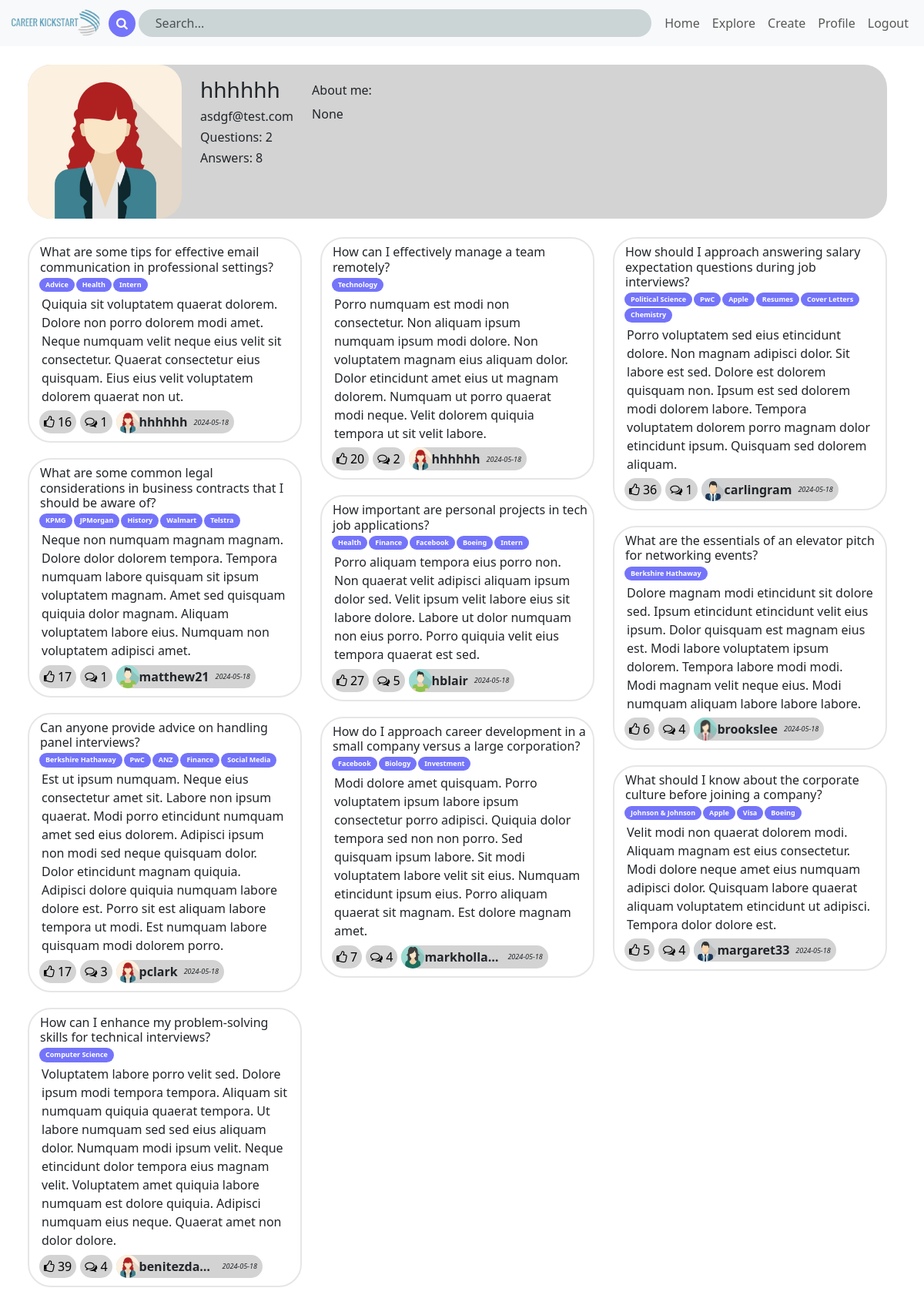
Page /profilepage/hhhhhh (signed in) on the committed database.
### app/models.py (models this page shows, shortened)
class User(UserMixin, db.Model):
    __tablename__ = 'users'
    id = db.Column(db.Integer, primary_key=True, autoincrement=True)
    username = db.Column(db.String(30), unique=True)
    email = db.Column(db.String(100), unique=True)
    password_hash = db.Column(db.String(128))
    profile_pic = db.Column(db.String(12))
    about_me = db.Column(db.String(200), nullable=True)
    user_questions = db.relationship('Question', back_populates='user', lazy=True)
    user_answers = db.relationship('Answer', back_populates='user', lazy=True)
    def to_dict_pfp(self):
        numQ = Question.query.filter_by(user_id=self.id).count()
        numA = Answer.query.filter_by(user_id=self.id).count()
        return {'id':str(self.id),'username':self.username, 'email':self.email, 'aboutme':self.about_me, 'numQ':numQ, 'numA':numA, 'pfp':self.profile_pic}

class Question(db.Model):
    __tablename__ = 'questions'
    question_id = db.Column(db.Integer, primary_key=True, autoincrement=True)
    user_id = db.Column(db.Integer, db.ForeignKey('users.id'), nullable=False)
    title = db.Column(db.String(100), nullable=False)
    description = db.Column(db.String(2000), nullable=False)
    date_created = db.Column(db.DateTime, default=func.now())
    likes = db.Column(db.Integer)
    comments = db.Column(db.Integer)
    user = db.relationship('User', back_populates='user_questions')
    tags = db.relationship('Question_Tag', back_populates='question', lazy=True)
    answers = db.relationship('Answer', back_populates='question', lazy=True)

class Question_Tag(db.Model):
    __tablename__ = 'question_tags'
    qt_id = db.Column(db.Integer, primary_key=True, autoincrement=True)
    question_id = db.Column(db.Integer, db.ForeignKey('questions.question_id'))
    tag_id = db.Column(db.Integer, db.ForeignKey('tags.tag_id'))
    tag = db.relationship('Tag', back_populates='question_tags')
    question = db.relationship('Question', back_populates='tags')

class Tag(db.Model):
    __tablename__ = 'tags'
    tag_id = db.Column(db.Integer, primary_key=True, autoincrement=True)
    tag = db.Column(db.String(40), unique=True)
    category = db.Column(db.String(40))
    question_tags = db.relationship('Question_Tag', back_populates='tag', lazy=True)

### app/routes.py (the view)
@main.route('/profilepage/<Username>', methods=['GET', 'POST'])
@login_required
def load_profile_page(Username):
    if not current_user.is_authenticated:
        return redirect(url_for('main.login'))
    return UserController.edit_profile(Username)

### app/forms.py
class EditProfileForm(FlaskForm):
    username = StringField('Username', validators=[validate_user_exist])
    about_me = TextAreaField('About me', validators=[Length(min=0, max=140)])
    new_password = PasswordField('New Password')
    submit = SubmitField('Submit')

### app/controller.py (called while the page is built, shortened)
    def edit_profile(Username):
        form=EditProfileForm()
        user_info = User.query.filter_by(username=Username).first()
        if user_info is None:
            return jsonify({"error": "Question not found"}), 404
        user_q = Question.query.filter_by(user_id=user_info.id).all()
        user_a = Answer.query.filter_by(user_id=user_info.id).all()
        posts = user_q
        for ans in user_a:
            posts.append(ans.question)
        return render_template('profilePage.html',posts=posts,form=form,user=user_info.to_dict_pfp())

### app/models.py (called while the page is built)
@login.user_loader
def load_student(id):
  return User.query.get(int(id))

### app/templates/profilePage.html (shortened to what this page needs)
<!DOCTYPE html>
<html>
    <head>
        <link href="https://cdn.jsdelivr.net/npm/bootstrap@5.3.3/dist/css/bootstrap.min.css" rel="stylesheet">
        <link rel="stylesheet" href="https://cdnjs.cloudflare.com/ajax/libs/font-awesome/4.7.0/css/font-awesome.min.css">
        <link rel="stylesheet" type="text/css" href="profilePageStyleSheet.css">
        <link rel="stylesheet" type="text/css" href="{{ url_for('static', filename='navbarStyle.css') }}">
        <link rel="stylesheet" type="text/css" href="{{ url_for('static', filename='card.css') }}">
    </head>
    <body>
        {% include "navbar.html" %}
        <div class="container m-4">
            <div class="user-info d-flex">
                <img class="profil-pic" src="{{ url_for('static', filename=user.pfp) }}" style="height: 200px; width: 200px; border-radius: 30px;">
                <div id="user-post-related" class="mx-4 mt-3">
                    <h3>{{ user.username }}</h3>
                    <h6>{{ user.email }}</h6>
                    <h6>Questions: {{ user.numQ }}</h6>
                    <h6>Answers: {{ user.numA }}</h6>
                </div>
                <div id="aboutme" class="mt-4">
                    <h6>About me:</h6>
                    <p>{{ user.aboutme }}</p>
                </div>
            </div>
            <div id="involved-in" class="row mt-4">
                <div class="col">
                {% for question in posts[0::3] %}
                    {% include 'card.html' %}
                {% endfor %}
                </div>
                <div class="col">
                {% for question in posts[1::3] %}
                    {% include 'card.html' %}
                {% endfor %}
                </div>
                <div class="col">
                {% for question in posts[2::3] %}
                    {% include 'card.html' %}
                {% endfor %}
                </div>
            </div>
        </div>
    </body>
</html>

### app/templates/card.html
<div id="{{ question.question_id }}" class="card">
    <div class="card-title">
        <h6>{{question.title}}</h6>
    </div>
    <div class="card-subtitle d-flex">
        {% for itag in question.tags %}
        <p> {{itag.tag.tag}} </p>
        {% endfor %}
    </div>
    <div class="card-body">
        <p class="card-text">{{question.description}}</p>
    </div>
    <div class="card-action d-flex">
        <button class="like" aria-pressed="false" type="button"><i class="fa fa-thumbs-o-up"></i> {{question.likes}}</button>
        <button class="comment" aria-pressed="false" type="button"><i class="fa fa-comments-o"></i> {{question.comments}}</button>
        <div class="user-info d-flex align-items-center justify-content-center">
            <a href="/profilepage/{{ question.user.username }}">
                <img class="profil-pic" src="{{ url_for('static', filename=question.user.profile_pic) }}" style="height: 30px; width: 30px; border-radius: 30px;">
            </a>
            <b class="d-inline-block text-truncate" style="max-width: 100px;"> {{ question.user.username }}</b>
            <i class="ms-2"> {{ question.date_created.date() }}</i>
        </div>
    </div>
</div>

### app/static/card.css (style rules this page uses)
.card { border-radius: 30px; margin-bottom: 20px; width:100%; border-color: rgb(230, 230, 230); border-width: 2px; }
.card-body { padding-top: 0.1rem; padding-bottom: 0.1rem; }
.card-title { padding-top: 0.5rem; margin-bottom: 0px; margin-right:4px; padding-left: 14px; border-top-left-radius: 30px; border-top-right-radius: 30px; }
.card-subtitle > p { padding-right: 8px; padding-left: 8px; padding-top: 2px; padding-bottom: 3px; margin-right: 2px; margin-bottom: 2px; background-color: rgb(116, 116, 250); color: white; border-radius: 20px; font-size:xx-small; font-weight: bold; max-width: 100%; white-space: nowrap; }
.card-subtitle { margin-left: 13px; margin-right: 10px; flex-direction: row; display: flex; flex-wrap: wrap; }
.card-action > button { border-radius: 30px; border-width: 0px; background-color: lightgray; margin-right: 5px; }
.card-action > b,i { font-size: xx-small; }
.card-action { margin-left: 13px; margin-bottom: 10px; margin-top: 5px; }
.user-info { background-color: lightgray; border-radius: 30px; padding-right: 7px; }

### rows in the picture
User: profile_pic (picture), username "hhhhhh", email "asdgf@test.com"
Question: title "What are some tips for effective email communication in professional settings?", description "Quiquia sit voluptatem quaerat dolorem. Dolore non porro dolorem modi amet. Neque numquam velit neque eius velit sit consectetur. Quaerat consectetur eius quisquam. Eius eius velit voluptatem dolorem quaerat non ut.", likes "16", comments "1", profile_pic (picture), user.username "hhhhhh", date_created "2024-05-18"
Question_Tag: tag.tag "Advice"
Question_Tag: tag.tag "Health"
Question_Tag: tag.tag "Intern"
Question: title "What are some common legal considerations in business contracts that I should be aware of?", description "Neque non numquam magnam magnam. Dolore dolor dolorem tempora. Tempora numquam labore quisquam sit ipsum voluptatem magnam. Amet sed quisquam quiquia dolor magnam. Aliquam voluptatem labore eius. Numquam non voluptatem adipisci amet.", likes "17", comments "1", profile_pic (picture), user.username "matthew21", date_created "2024-05-18"
Question_Tag: tag.tag "KPMG"
Question_Tag: tag.tag "JPMorgan"
Question_Tag: tag.tag "History"
Question_Tag: tag.tag "Walmart"
Question_Tag: tag.tag "Telstra"
Question: title "Can anyone provide advice on handling panel interviews?", description "Est ut ipsum numquam. Neque eius consectetur amet sit. Labore non ipsum quaerat. Modi porro etincidunt numquam amet sed eius dolorem. Adipisci ipsum non modi sed neque quisquam dolor. Dolor etincidunt magnam quiquia. Adipisci dolore quiquia numquam labore dolore est. Porro sit est aliquam labore tempora ut modi. Est numquam labore quisquam modi dolorem porro.", likes "17", comments "3", profile_pic (picture), user.username "pclark", date_created "2024-05-18"
Question_Tag: tag.tag "Berkshire Hathaway"
Question_Tag: tag.tag "PwC"
Question_Tag: tag.tag "ANZ"
Question_Tag: tag.tag "Finance"
Question_Tag: tag.tag "Social Media"
Question: title "How can I enhance my problem-solving skills for technical interviews?", description "Voluptatem labore porro velit sed. Dolore ipsum modi tempora tempora. Aliquam sit numquam quiquia quaerat tempora. Ut labore numquam sed sed eius aliquam dolor. Numquam modi ipsum velit. Neque etincidunt dolor tempora eius magnam velit. Voluptatem amet quiquia labore numquam est dolore quiquia. Adipisci numquam eius neque. Quaerat amet non dolor dolore.", likes "39", comments "4", profile_pic (picture), user.username "benitezda…", date_created "2024-05-18"
Question_Tag: tag.tag "Computer Science"
Question: title "How can I effectively manage a team remotely?", description "Porro numquam est modi non consectetur. Non aliquam ipsum numquam ipsum modi dolore. Non voluptatem magnam eius aliquam dolor. Dolor etincidunt amet eius ut magnam dolorem. Numquam ut porro quaerat modi neque. Velit dolorem quiquia tempora ut sit velit labore.", likes "20", comments "2", profile_pic (picture), user.username "hhhhhh", date_created "2024-05-18"
Question_Tag: tag.tag "Technology"
Question: title "How important are personal projects in tech job applications?", description "Porro aliquam tempora eius porro non. Non quaerat velit adipisci aliquam ipsum dolor sed. Velit ipsum velit labore eius sit labore dolore. Labore ut dolor numquam non eius porro. Porro quiquia velit eius tempora quaerat est sed.", likes "27", comments "5", profile_pic (picture), user.username "hblair", date_created "2024-05-18"
Question_Tag: tag.tag "Health"
Question_Tag: tag.tag "Finance"
Question_Tag: tag.tag "Facebook"
Question_Tag: tag.tag "Boeing"
Question_Tag: tag.tag "Intern"
Question: title "How do I approach career development in a small company versus a large corporation?", description "Modi dolore amet quisquam. Porro voluptatem ipsum labore ipsum consectetur porro adipisci. Quiquia dolor tempora sed non non porro. Sed quisquam ipsum labore. Sit modi voluptatem labore velit sit eius. Numquam etincidunt ipsum eius. Porro aliquam quaerat sit magnam. Est dolore magnam amet.", likes "7", comments "4", profile_pic (picture), user.username "markholla…", date_created "2024-05-18"
Question_Tag: tag.tag "Facebook"
Question_Tag: tag.tag "Biology"
Question_Tag: tag.tag "Investment"
Question: title "How should I approach answering salary expectation questions during job interviews?", description "Porro voluptatem sed eius etincidunt dolore. Non magnam adipisci dolor. Sit labore est sed. Dolore est dolorem quisquam non. Ipsum est sed dolorem modi dolorem labore. Tempora voluptatem dolorem porro magnam dolor etincidunt ipsum. Quisquam sed dolorem aliquam.", likes "36", comments "1", profile_pic (picture), user.username "carlingram", date_created "2024-05-18"
Question_Tag: tag.tag "Political Science"
Question_Tag: tag.tag "PwC"
Question_Tag: tag.tag "Apple"
Question_Tag: tag.tag "Resumes"
Question_Tag: tag.tag "Cover Letters"
Question_Tag: tag.tag "Chemistry"
Question: title "What are the essentials of an elevator pitch for networking events?", description "Dolore magnam modi etincidunt sit dolore sed. Ipsum etincidunt etincidunt velit eius ipsum. Dolor quisquam est magnam eius est. Modi labore voluptatem ipsum dolorem. Tempora labore modi modi. Modi magnam velit neque eius. Modi numquam aliquam labore labore labore.", likes "6", comments "4", profile_pic (picture), user.username "brookslee", date_created "2024-05-18"
Question_Tag: tag.tag "Berkshire Hathaway"
Question: title "What should I know about the corporate culture before joining a company?", description "Velit modi non quaerat dolorem modi. Aliquam magnam est eius consectetur. Modi dolore neque amet eius numquam adipisci dolor. Quisquam labore quaerat aliquam voluptatem etincidunt ut adipisci. Tempora dolor dolore est.", likes "5", comments "4", profile_pic (picture), user.username "margaret33", date_created "2024-05-18"
Question_Tag: tag.tag "Johnson & Johnson"
Question_Tag: tag.tag "Apple"
Question_Tag: tag.tag "Visa"
Question_Tag: tag.tag "Boeing"

### other values in the picture
{{ user.numQ }} "2"
{{ user.numA }} "8"
{{ user.aboutme }} "None"
